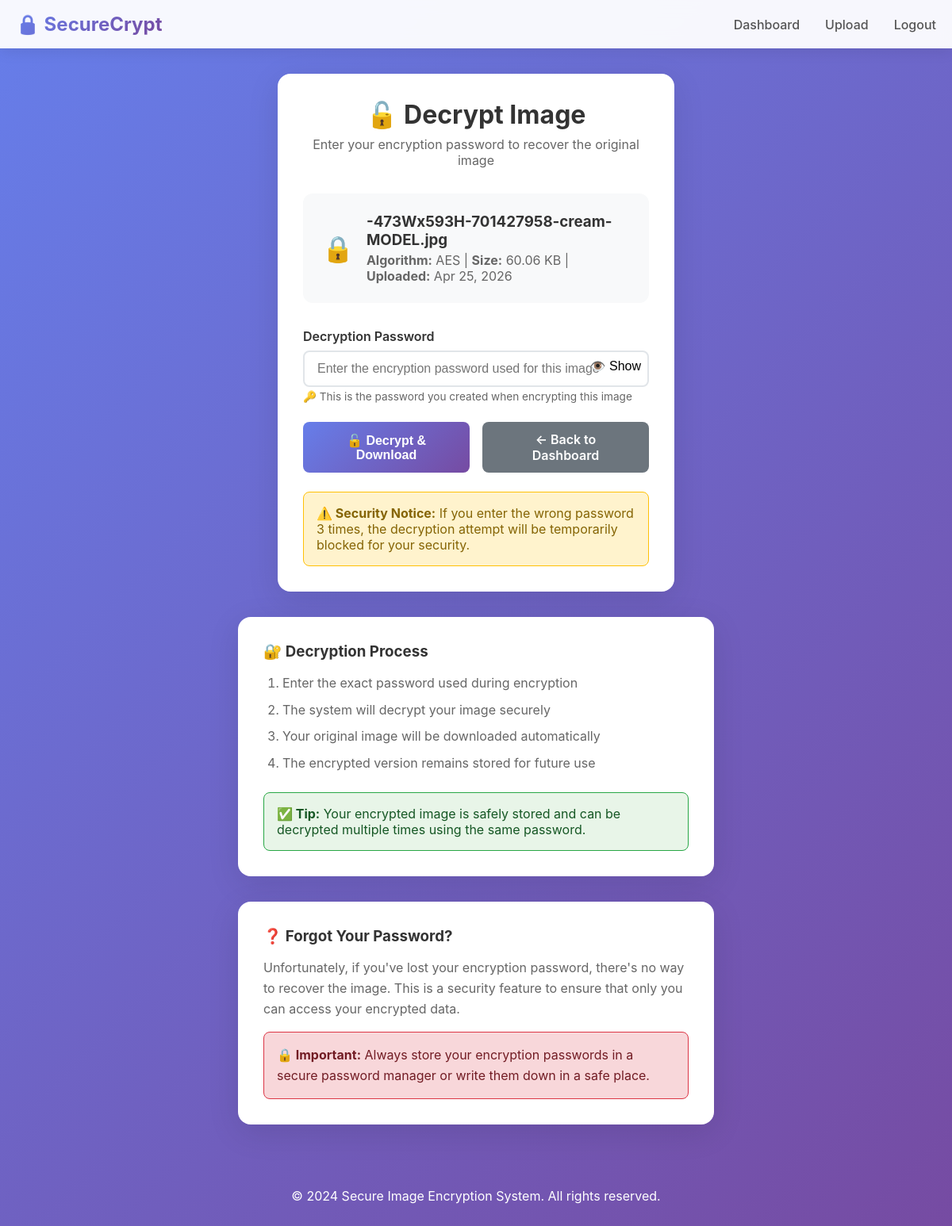
/decrypt/2 (signed in), run on the app's committed database.
### app.py (models this page shows)
class Image(db.Model):
    id = db.Column(db.Integer, primary_key=True)
    filename = db.Column(db.String(255), nullable=False)
    original_filename = db.Column(db.String(255), nullable=False)
    encrypted_filename = db.Column(db.String(255), nullable=True)
    encryption_key = db.Column(db.Text, nullable=True)
    algorithm = db.Column(db.String(50), nullable=False)
    file_size = db.Column(db.Integer, nullable=False)
    user_id = db.Column(db.Integer, db.ForeignKey('user.id'), nullable=False)
    created_at = db.Column(db.DateTime, default=datetime.utcnow)

### app.py (the view, shortened to what this page needs)
@app.route('/decrypt/<int:image_id>', methods=['GET', 'POST'])
def decrypt(image_id):
    if 'user_id' not in session:
        return redirect(url_for('login'))
    image = Image.query.get_or_404(image_id)
    if image.user_id != session['user_id']:
        flash('Access denied', 'error')
        return redirect(url_for('dashboard'))
    return render_template('decrypt.html', image=image)

### templates/decrypt.html (shortened to what this page needs)
{% extends "base.html" %}
{% block content %}
<div class="container">
    <div class="card fade-in">
        <div class="text-center">
            <h1 style="color: #333; margin-bottom: 0.5rem;">🔓 Decrypt Image</h1>
            <p style="color: #666; margin-bottom: 2rem;">Enter your encryption password to recover the original image</p>
        </div>
        <div style="background: #f8f9fa; border-radius: 12px; padding: 1.5rem; margin-bottom: 2rem;">
            <div style="display: flex; align-items: center; gap: 1rem;">
                <div style="font-size: 2rem;">🔒</div>
                <div>
                    <h3 style="color: #333; margin-bottom: 0.25rem;">{{ image.original_filename }}</h3>
                    <p style="color: #666; margin: 0;">
                        <strong>Algorithm:</strong> {{ image.algorithm }} |
                        <strong>Size:</strong> {{ "%.2f"|format(image.file_size / 1024) }} KB |
                        <strong>Uploaded:</strong> {{ image.created_at.strftime('%b %d, %Y') }}
                    </p>
                </div>
            </div>
        </div>
        <form method="POST" action="{{ url_for('decrypt', image_id=image.id) }}" id="decryptForm">
            <div class="form-group">
                <label for="decryption_password" class="form-label">Decryption Password</label>
                <input type="password" id="decryption_password" name="decryption_password" class="form-input" required
                       placeholder="Enter the encryption password used for this image" autocomplete="current-password" autofocus>
                <small style="color: #666; font-size: 0.85rem; display: block; margin-top: 0.25rem;">
                    🔑 This is the password you created when encrypting this image
                </small>
            </div>
            <div style="display: flex; gap: 1rem; margin-bottom: 1.5rem;">
                <button type="submit" class="btn btn-primary" style="flex: 1;" id="decryptBtn">
                    🔓 Decrypt & Download
                </button>
                <a href="{{ url_for('dashboard') }}" class="btn btn-secondary" style="flex: 1;">
                    ← Back to Dashboard
                </a>
            </div>
        </form>
        <div style="background: #fff3cd; border-radius: 8px; padding: 1rem; border: 1px solid #ffc107; margin-top: 1.5rem;">
            <p style="color: #856404; margin: 0;">
                <strong>⚠️ Security Notice:</strong> If you enter the wrong password 3 times, the decryption attempt will be temporarily blocked for your security.
            </p>
        </div>
    </div>
    <div class="card" style="max-width: 600px; margin-top: 2rem;">
        <h3 style="color: #333; margin-bottom: 1rem;">🔐 Decryption Process</h3>
        <div style="color: #666; line-height: 1.6;">
            <ol style="padding-left: 1.5rem;">
                <li style="margin-bottom: 0.5rem;">Enter the exact password used during encryption</li>
                <li style="margin-bottom: 0.5rem;">The system will decrypt your image securely</li>
                <li style="margin-bottom: 0.5rem;">Your original image will be downloaded automatically</li>
                <li>The encrypted version remains stored for future use</li>
            </ol>
        </div>
        <div style="margin-top: 1.5rem; padding: 1rem; background: #e8f5e8; border-radius: 8px; border: 1px solid #28a745;">
            <p style="color: #155724; margin: 0;">
                <strong>✅ Tip:</strong> Your encrypted image is safely stored and can be decrypted multiple times using the same password.
            </p>
        </div>
    </div>
    <div class="card" style="max-width: 600px; margin-top: 2rem;">
        <h3 style="color: #333; margin-bottom: 1rem;">❓ Forgot Your Password?</h3>
        <div style="color: #666; line-height: 1.6;">
            <p style="margin-bottom: 1rem;">Unfortunately, if you've lost your encryption password, there's no way to recover the image. This is a security feature to ensure that only you can access your encrypted data.</p>
            <div style="padding: 1rem; background: #f8d7da; border-radius: 8px; border: 1px solid #dc3545;">
                <p style="color: #721c24; margin: 0;">
                    <strong>🔒 Important:</strong> Always store your encryption passwords in a secure password manager or write them down in a safe place.
                </p>
            </div>
        </div>
    </div>
</div>
{% endblock %}

### static/css/style.css (style rules this page uses)
* { margin: 0; padding: 0; box-sizing: border-box; }
body { font-family: -apple-system, BlinkMacSystemFont, 'Segoe UI', Roboto, Oxygen, Ubuntu, Cantarell, sans-serif; background: linear-gradient(135deg, #667eea 0%, #764ba2 100%); min-height: 100vh; color: #333; }
.container { max-width: 1200px; margin: 0 auto; padding: 0 20px; }
.card { background: white; border-radius: 16px; box-shadow: 0 10px 40px rgba(0, 0, 0, 0.1); padding: 2rem; margin: 2rem auto; max-width: 500px; transition: transform 0.3s ease, box-shadow 0.3s ease; }
.form-group { margin-bottom: 1.5rem; }
.form-label { display: block; margin-bottom: 0.5rem; font-weight: 600; color: #333; }
.form-input { width: 100%; padding: 0.75rem 1rem; border: 2px solid #e1e5e9; border-radius: 8px; font-size: 1rem; transition: border-color 0.3s ease, box-shadow 0.3s ease; }
.btn { padding: 0.75rem 1.5rem; border: none; border-radius: 8px; font-size: 1rem; font-weight: 600; cursor: pointer; transition: all 0.3s ease; text-decoration: none; display: inline-block; text-align: center; }
.btn-primary { background: linear-gradient(135deg, #667eea, #764ba2); color: white; }
.btn-secondary { background: #6c757d; color: white; }
.text-center { text-align: center; }
.fade-in { animation: fadeIn 0.5s ease-in; }

### data on the page
Image: original_filename "-473Wx593H-701427958-cream-MODEL.jpg", algorithm "AES", image.file_size/1024 "60.06", created_at "Apr 25, 2026"
